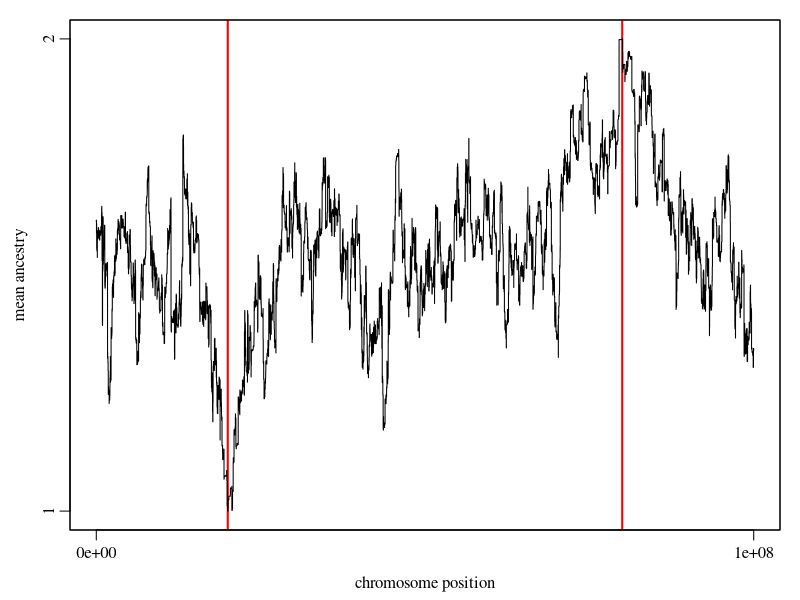

Source code (R):
#	plot_ancestry.R
#
#	Plot ancestry (mean ancestral subpop) versus chromosome position
#
#	Ben Haller, 4/30/2018

setwd("~/DocumentsSynced/Research/Messer lab/SLiM project/Publication TreeSeq/examples/example 3 true local ancestry/")
h <- read.csv("ex3_TS_ancestry.csv")

starts <- h$start
ends <- h$end
subpops <- h$subpop

x <- t(matrix(c(starts,ends), ncol=2))
y <- rep(subpops, each=2)
xr <- range(x)
yr <- range(y)

# plot
quartz(width=5.5, height=2.5, type="pdf", file="ancestry.pdf")
#quartz(width=5.5, height=2.5)
par(mar=c(3.5, 3.5, 1, 1), family="serif", mgp=c(2.1, 0.6, 0))
plot(x=xr, y=yr, type="n", xlab="chromosome position", ylab="mean ancestry", xaxp=c(xr,1), yaxp=c(yr,1))
abline(v=1e8 * 0.2, col="red", lwd=2)
abline(v=1e8 * 0.8, col="red", lwd=2)
lines(x=x, y=y)
box()
dev.off()



















